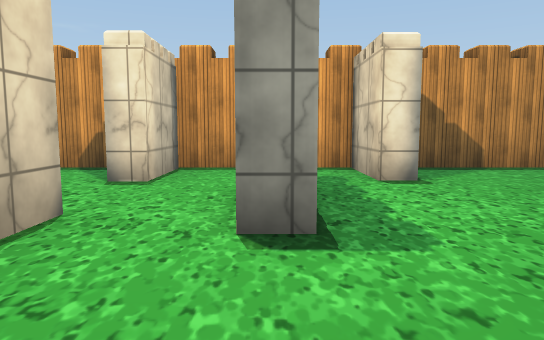
view 1 (above)

18 first-person views from a walk through a 3-D level made in the Unity game engine. The camera is 1.3 m above the floor, tilts 6° down and sees 70° across. The floor is counted in squares, 2 m on a side. Each view is taken from the middle of a square. On the plan, view 1 faces up. The plan holds only what a view shows up to about 11 squares ahead; the rest is blank. The place goes on beyond the plan. Some surface patterns are stand-ins.

view 2
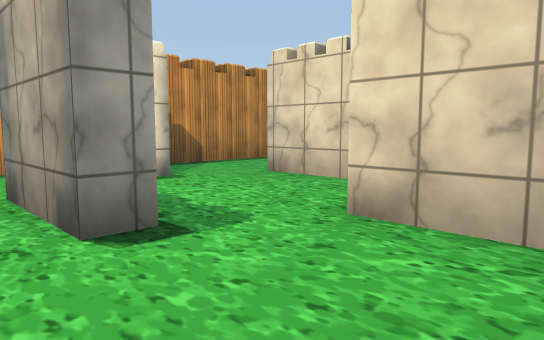

view 3
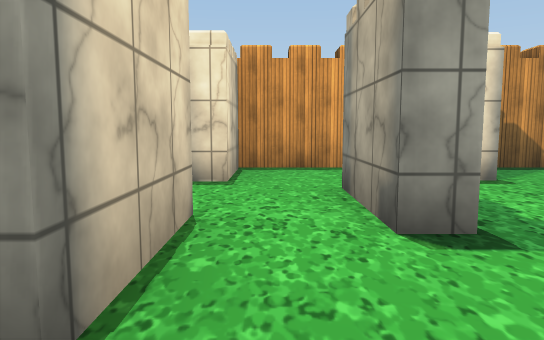

view 4
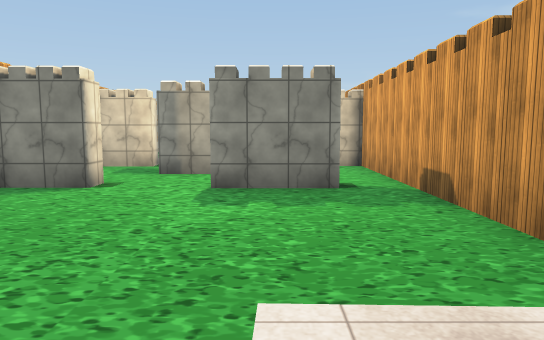

view 5
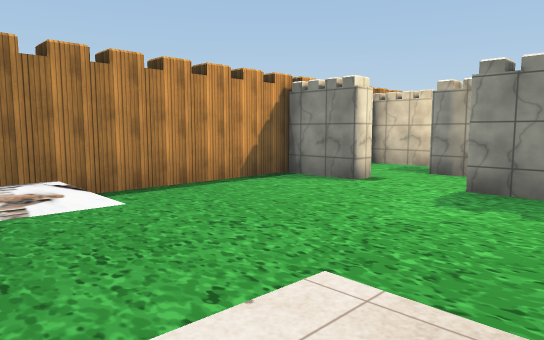

view 6
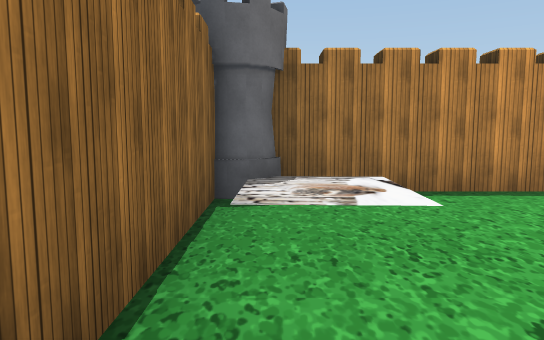

view 7
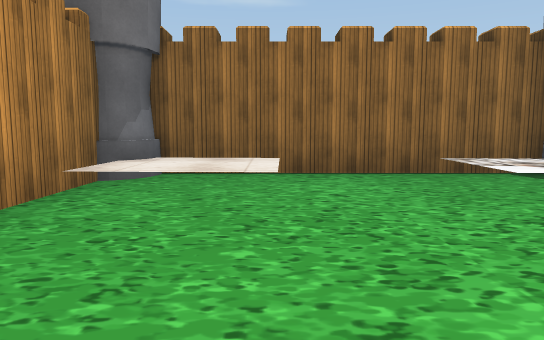

view 8
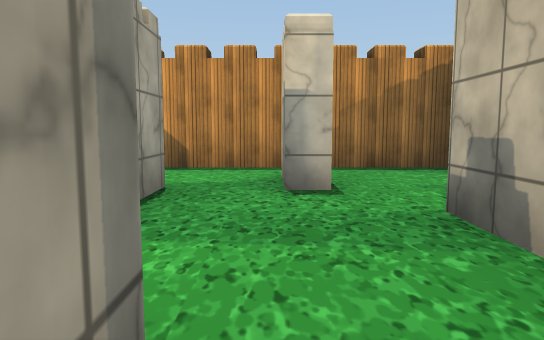

view 9
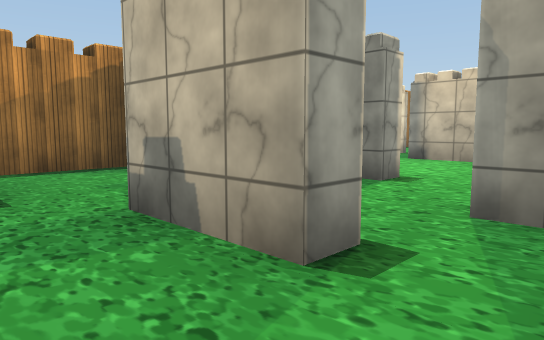

view 10
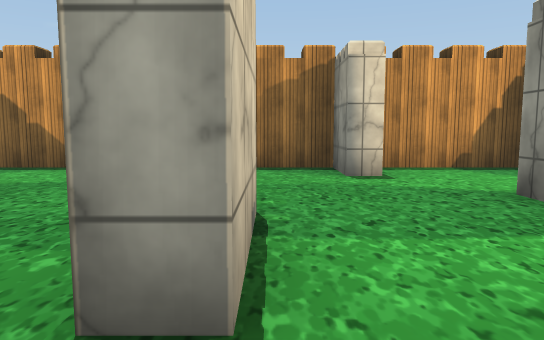

view 11
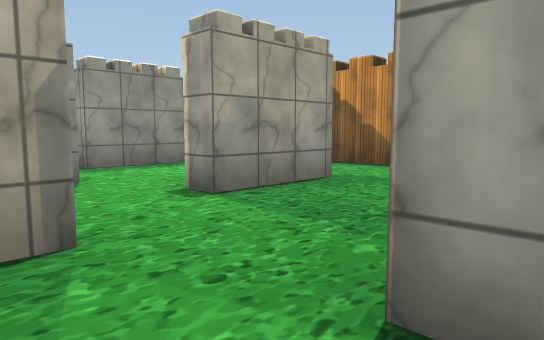

view 12
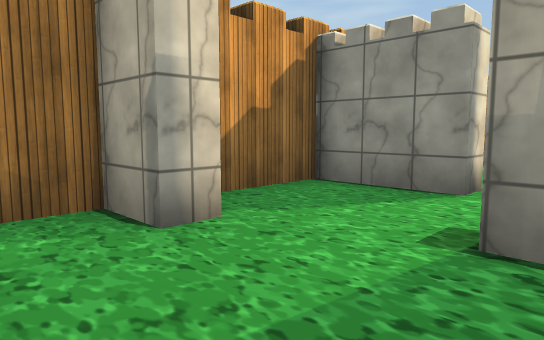

view 13
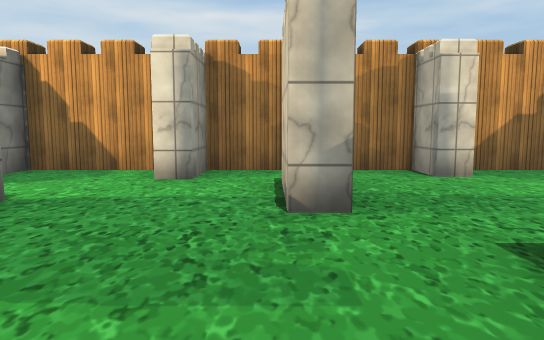

view 14
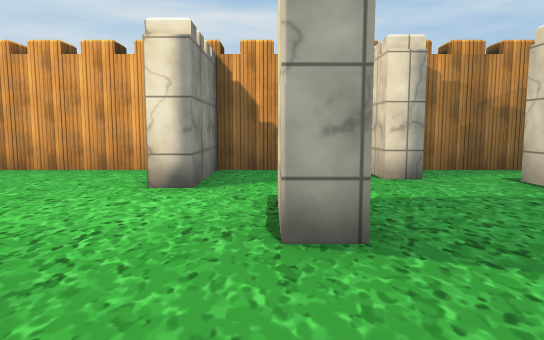

view 15
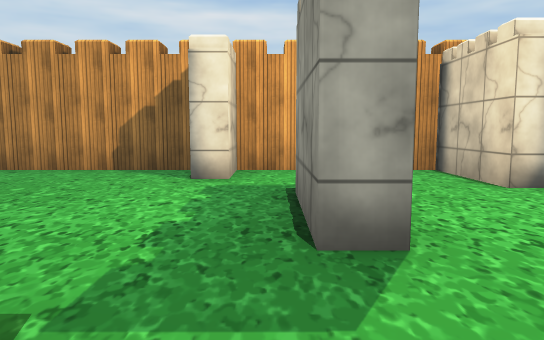

view 16
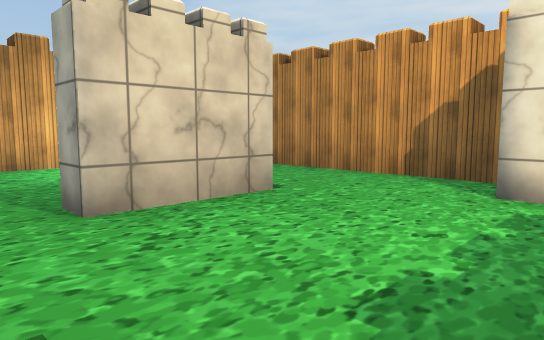

view 17
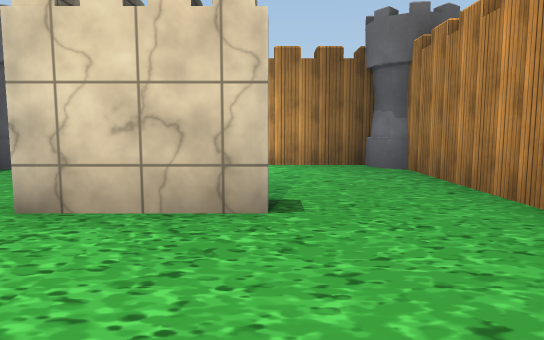

view 18
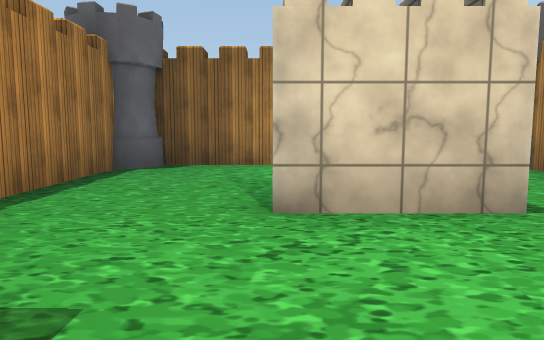

### Floor plan
Key: @ floor where view 1 was taken; # wall or solid block; . main floor; : floor 0.5 m higher than the main floor; / step, stairs or slope.
Columns run from 9 left of view 1 to 21 right of it. Each row starts with its distance up from view 1.
  7 #####################      ####
  6 #::....#..#......#..   . .....#
  5 #::....#..#...#.....  ..#.....#
  4 #........#..#.................#
  3 #........#..#...#..#..#...#...#
  2 #//....#........#.............#
  1 #::....#...#........#.........#
  0 ##/......@.#.#...#..#...#.....#
 -1  ##############################

Positions as (right, up) in squares from view 1, and headings:
1: (0, 0), facing up
2: (-1, 0), facing up-right
3: (-1, 0), facing up
4: (-8, 2), facing right
5: (-8, 1), facing up-right
6: (-8, 1), facing up
7: (-3, 2), facing left
8: (5, 0), facing up
9: (5, 0), facing up-right
10: (7, 0), facing up
11: (7, 0), facing up-left
12: (6, 3), facing down-left
13: (7, 6), facing down
14: (10, 6), facing down
15: (14, 6), facing down
16: (14, 5), facing down-right
17: (14, 2), facing right
18: (14, 4), facing right
